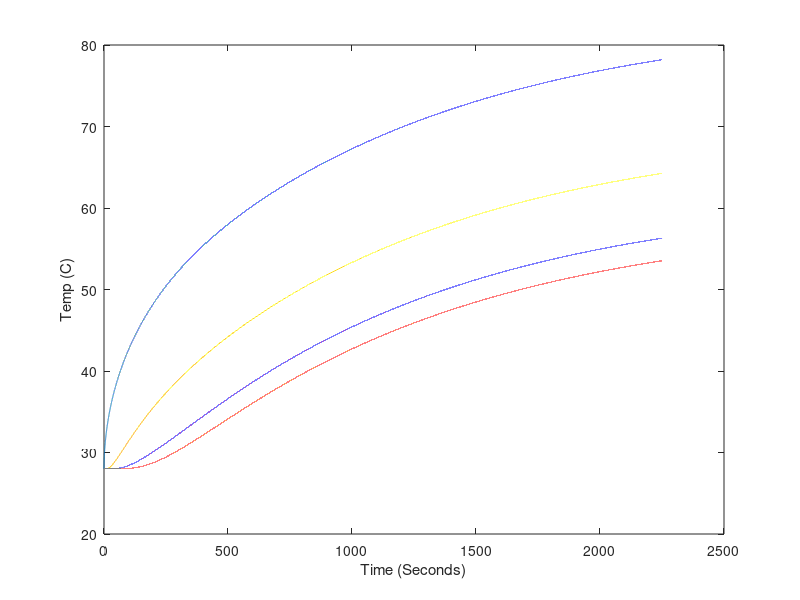

Reproduce this figure in MATLAB. (Note: this script raises an error after producing the figure.)
%Constants for fit
kc = 10.7; %Convection coefficient of horizontal Al rod (W/(m^2K))
k = 145; %Constant of conductivity of Al (W/(mK))
e = 0.21; %Emmisivity of sandblasted Al rod
Cp = 975; %Specific heat capacity of Al (J/(K kg))
loss = .25; %Fractional loss of power to environment

%Power
V = 15.1; %V, voltage into power resistor
I = 0.890; %A, current into power resistor
Ppower = V*I; %W
Pinl = Ppower*(1-loss); %Power into the left side of the rod (W)

%Number of steps
Nx = 130; %Number of steps in length
Nt = 100000; %Number of steps in time
t0 = 0; %Start time (s)
tf = 2250; %End time (s)
x0 = 0; %Start length (m)
xf = 0.3; %End length (m)

%Constants
a = 0.011; %Radius of the rod (m)
SBc = 5.67e-8; %Stefan-Boltzmann constant (W/(m^2K^4))
Tamb = 273+28; %Ambient temperature (K)
rho = 2.7e3; %Density of Al (kg/m^3)

%Calculated numbers
dx = (xf - x0)/(Nx);
dt = (tf - t0)/(Nt);
dT_convec = @(Tx) (kc*2*(Tx-Tamb)*dt)/(Cp*rho*a); %Temperature change due to convection (K)
dT_rad = @(Tx) (e*SBc*2*(Tx.^4-Tamb^4)*dt)/(Cp*rho*a); %Temperature change due to radiation (K)
dT_convec_end = @(Tx) (kc*(Tx-Tamb)*dt)/(Cp*rho*dx);
dT_rad_end = @(Tx) (e*SBc*(Tx.^4-Tamb^4)*dt)/(Cp*rho*dx);
dT = @(P) (P * dt)/(Cp * pi*a^2*dx*rho); %Temperature change in chunk (K)

%==============
%= Simulation =
%==============

%Storage
T = zeros(Nx, Nt); %Array o temp over time, indices are (x,t)

%initial
T(:,1) = ones(Nx,1)*(273+28); %Set all temperatures to Tamb

for time = 1:Nt-1
    %power in to and conduction out of first slice
    T(1,time+1)=T(1,time)+dT(Pinl)+((k/(Cp*rho))*(T(2,time)-T(1,time))./dx^2)*dt;
    
    %temperature changes due to conduction along rod
    T(2:Nx-1,time+1)=T(2:Nx-1,time)+(k/(Cp*rho))*((T(3:Nx,time)-2*T(2:Nx-1,time)+T(1:Nx-2,time))./dx^2)*dt;
    T(Nx,time+1) = T(Nx,time)-((k/(Cp*rho))*(T(Nx,time)-T(Nx-1,time))./dx^2)*dt;
    
    %temperature changes due to loss in convection and radiation
    T(1:Nx,time+1)=T(1:Nx,time+1) - dT_convec(T(1:Nx,time+1)) - dT_rad(T(1:Nx,time+1));
    
    %convection and radiation at cold and hot end of rod
    T(Nx,time+1)=T(Nx,time+1) - dT_convec_end(T(Nx,time+1)) - dT_rad_end(T(Nx,time+1));
end


% Point trim for data (to allow for time it takes to heat power resistor)
notTrimmed = false; 
if notTrimmed
    l = length(T1);
    numTrim = 4;
    T1 = T1(numTrim:l);
    T2 = T2(numTrim:l);
    T3 = T3(numTrim:l);
    T4 = T4(numTrim:l);
    T5 = T5(numTrim:l);
    timeDATA = timeDATA(1:length(T1));
end

timeSim = linspace(0,tf,Nt);

% Plot of all points of rod simulation
% for position = 1:Nx
%     plot(timeSim,(T(position,:)-273));
%     hold on;
% end

plot(timeSim,(T(1,:)-273));
hold on;
plot(timeSim,(T(Nx,:)-273));
plot(timeSim,(T(floor(Nx/3),:)-273));
plot(timeSim,(T(floor(Nx*2/3),:)-273));

xlabel('Time (Seconds)');
ylabel('Temp (C)');

plot(timeDATA, T1, 'c', timeDATA, T2, 'y', timeDATA, T3, 'g', timeDATA, T4, 'r', timeDATA, T5, 'm')

% Calculate chai squared values
X1 = zeros(1,length(timeDATA));
X2 = zeros(1,length(timeDATA));
X3 = zeros(1,length(timeDATA));
X4 = zeros(1,length(timeDATA));
T = T-273;
for tindex = 1:length(timeDATA)
   % Getting correct indices
   tcur = timeDATA(tindex);
   tmp = abs(timeSim-tcur);
   [idx idx] = min(tmp); %index of closest value
   TData1 = T1(tindex);
   TSim1 = T(Nx,idx);
   X1(tindex) = (TData1-TSim1)^2;
   
   TData2 = T2(tindex);
   TSim2 = T(floor(Nx*2/3),idx);
   X2(tindex) = (TData2-TSim2)^2;
   
   TData3 = T3(tindex);
   TSim3 = T(floor(Nx/3),idx);
   X3(tindex) = (TData3-TSim3)^2;
   
   TData4 = T4(tindex);
   TSim4 = T(1,idx);
   X4(tindex) = (TData4-TSim4)^2;
end

Xsquare1 = sum(X1)/length(X1)
Xsquare2 = sum(X2)/length(X2)
Xsquare3 = sum(X3)/length(X3)
Xsquare4 = sum(X4)/length(X4)

hold off;
